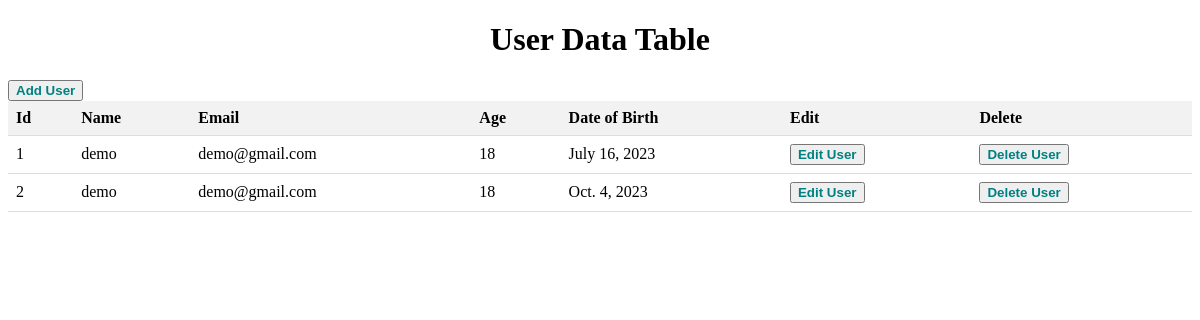
Before: / with the older database file.
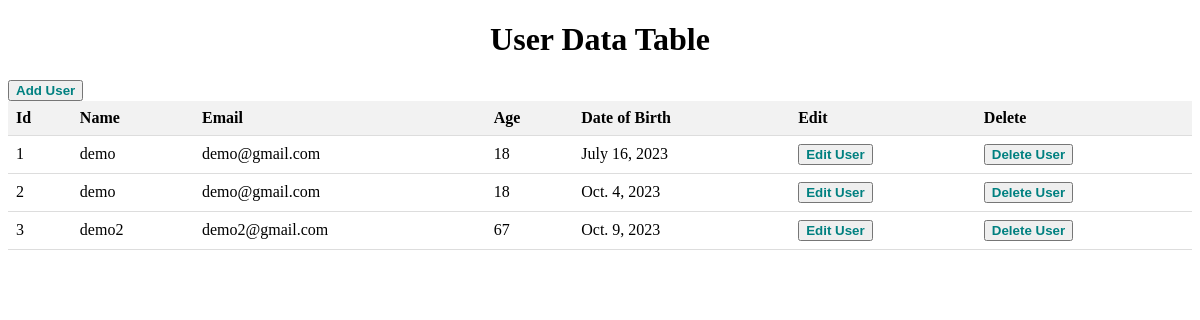
After: the same page with the newer database file.
### user_data/models.py (models this page shows, shortened)
class UserData(models.Model):
    name = models.CharField(max_length=255)
    email = models.EmailField()
    age = models.PositiveIntegerField()
    dob = models.DateField()

### user_data/views.py (the view)
# urls.py: path('', UserDataListView.as_view(), name='user_data_list'),
class UserDataListView(ListView):
    model = UserData
    template_name = 'user_data_list.html'
    context_object_name = 'users'

### templates/user_data_list.html
{% extends 'base.html' %}
{% block content %}
    <h1>User Data Table</h1>
    <table>
        <thead>
            <tr>
            <button>
                <a href="{% url 'user_data_create' %}">Add User</a>
            </button>
            </tr>
            <tr>
                <th>Id</th>
                <th>Name</th>
                <th>Email</th>
                <th>Age</th>
                <th>Date of Birth</th>
                <th>Edit</th>
                <th>Delete</th>
            </tr>
        </thead>
        <tbody>
            {% for user in users %}
            <tr>
                <td>{{ forloop.counter }}</td>
                <td>{{ user.name }}</td>
                <td>{{ user.email }}</td>
                <td>{{ user.age }}</td>
                <td>{{ user.dob }}</td>
                <td><button><a href="{% url 'user_data_update' user.pk %}">Edit User</a></button></td>
                <td><button><a href="{% url 'user_data_delete' user.pk %}">Delete User</a></button></td>
            </tr>
            {% empty %}
            <tr>
                <td colspan="7">No user data available.</td>
            </tr>
            {% endfor %}
        </tbody>
    </table>
{% endblock content %}

### templates/base.html (shortened to what this page needs)
{% load static %}
<!DOCTYPE html>
<html lang="en">
<head>
    <link rel="stylesheet" href="{% static '/css/base.css' %}">
</head>
<body>
    <div>
        {% block content %}
        {% endblock content %}
    </div>
</body>
</html>

### static/css/base.css (style rules this page uses)
table { width: 100%; border-collapse: collapse; }
th, td { padding: 8px; text-align: left; border-bottom: 1px solid #ddd; }
th { background-color: #f2f2f2; }
h1 { text-align: center; }
a { text-decoration: none; color: teal; font-weight: bold; }

Changed rows visible on the page:
added UserData: name "demo2", email "demo2@gmail.com", age "67", dob "Oct. 9, 2023"
